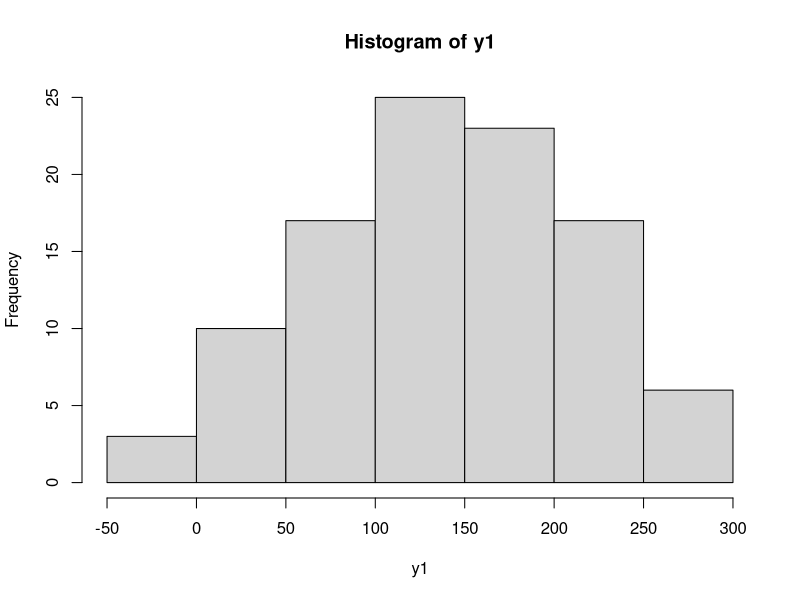
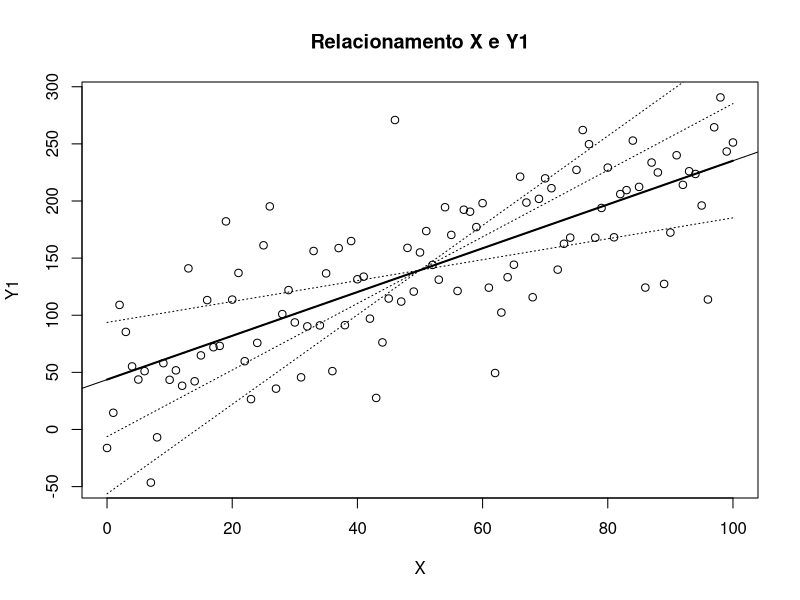
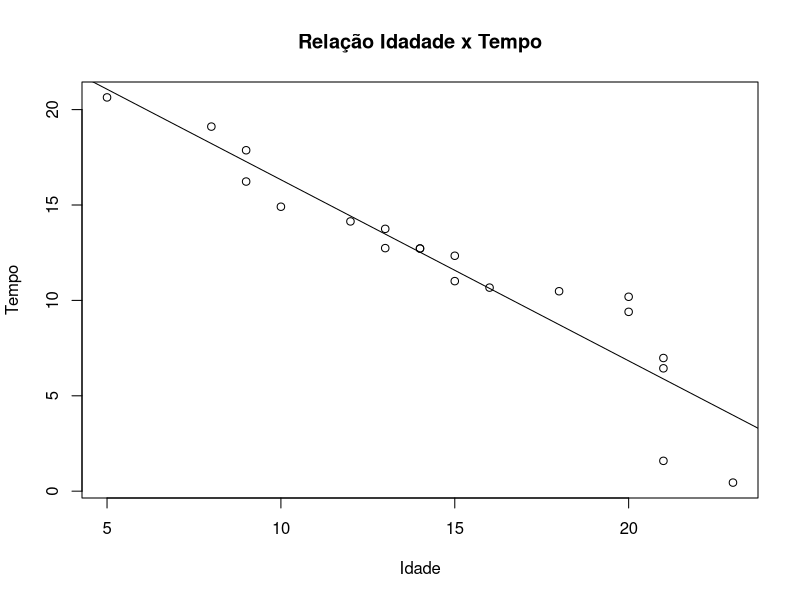
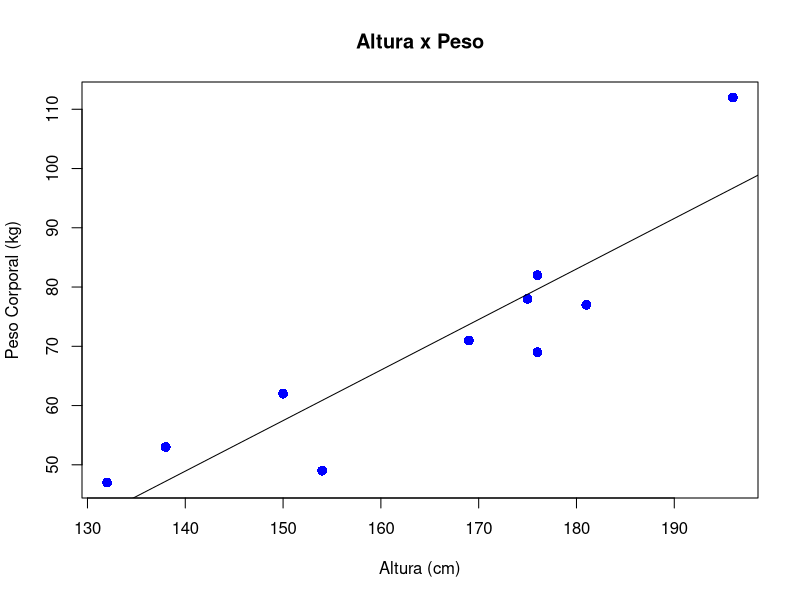
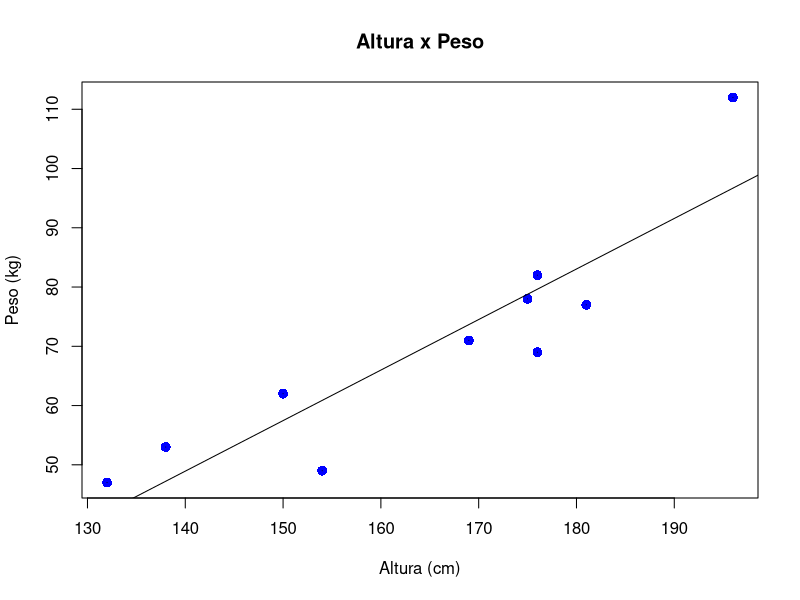
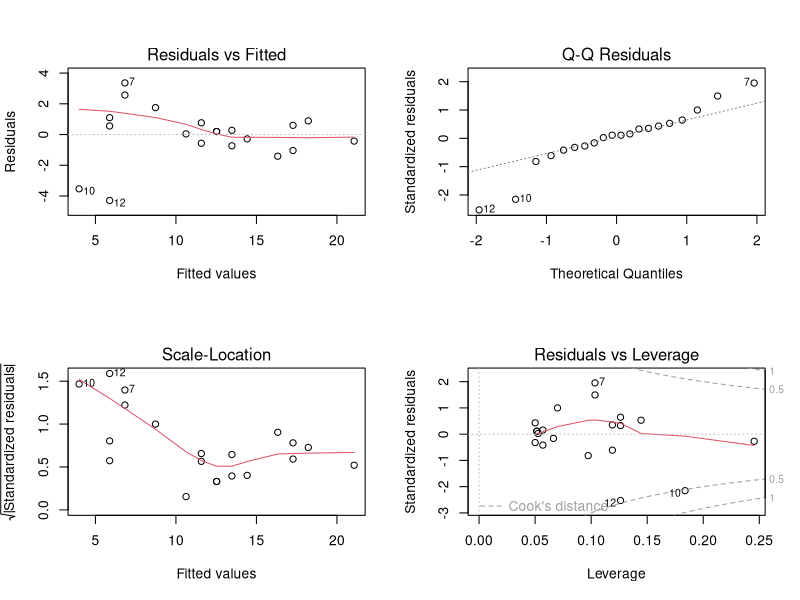

Recreate these plots in R, in order.
# Lista de Exercícios Parte 1 - Capítulo 11

## Exercício 1 - Massa de dados aleatória

# Criando a massa de dados (apesar de aleatória, y possui 
# uma relação com os dados de x)
x <- seq(0, 100)
y <- 2 * x + 35

# Imprimindo as variáveis
x
y

# Gerando uma distribuição normal
y1 <- y + rnorm(101, 0, 50)
y1
hist(y1)

# Crie um plot do relacionamento de x e y1

plot(x, y1, main = "Relacionamento X e Y1", xlab = "X", ylab = "Y1")

# Crie um modelo de regressão para as duas variáveis x e y1

?lm
regressao <- lm(y1 ~ x)

regressao

# Capture os coeficentes

a <- regressao$coefficients[1]
b <- regressao$coefficients[2]

a
b

# Fórmula de Regressão

y2 <- a + b*x

# Visualize a linha de regressão

abline(regressao)

lines(x,y2,lwd = 2)


# Simulando outras possíveis linhas de regressão
y3 <- (y2[51]-50*(b-1))+(b-1)*x
y4 <- (y2[51]-50*(b+1))+(b+1)*x
y5 <- (y2[51]-50*(b+2))+(b+2)*x
lines(x,y3,lty=3)
lines(x,y4,lty=3)
lines(x,y5,lty=3)


## Exercício 2 - Pesquisa sobre idade e tempo de reação

# Criando os dados
Idade <- c(9,13,14,21,15,18,20,8,14,23,16,21,10,12,20,
           9,13,5,15,21)

Tempo <- c(17.87,13.75,12.72,6.98,11.01,10.48,10.19,19.11,
           12.72,0.45,10.67,1.59,14.91,14.14,9.40,16.23,
           12.74,20.64,12.34,6.44)

# Crie um Gráfico de Dispersão (ScatterPlot)

plot(Idade, Tempo, main = "Relação Idadade x Tempo", xlab = "Idade", ylab = "Tempo")

# Crie um modelo de regressão

modelo <- lm(Tempo ~ Idade)

modelo

# Calcule a reta de regressão



# Crie o gráfico da reta

abline(modelo)

# Exercício 3 - Relação entre altura e peso

# Criando os dados
alturas = c(176, 154, 138, 196, 132, 176, 181, 169, 150, 175)
pesos = c(82, 49, 53, 112, 47, 69, 77, 71, 62, 78)

plot(alturas, pesos, pch = 16, cex = 1.3, col = "blue", 
     main = "Altura x Peso", 
     ylab = "Peso Corporal (kg)", 
     xlab = "Altura (cm)")

# Crie o modelo de regressão

modelo1 <- lm(pesos ~ alturas)

# Visualizando o modelo

modelo1

# Gere a linha de regressão

abline(modelo1)

# Faça as previsões de pesos com base na nova lista de alturas

alturas2 = data.frame(c(179, 152, 134, 197, 131, 178, 185, 162, 155, 172))

names(alturas2) <- c("altura")

a <- modelo1$coefficients[1]
b <- modelo1$coefficients[2]

y <- a + b*alturas2
View(y)

# Plot
plot(alturas, pesos, pch = 16, cex = 1.3, 
     col = "blue", 
     main = "Altura x Peso", 
     ylab = "Peso (kg)", 
     xlab = "Altura (cm)")

# Construindo a linha de regressão
abline(lm(pesos ~ alturas)) 

# Obtendo o tamanho de uma das amostras de dados
num <- length(alturas)
num

# Gerando um gráfico com os valores residuais
for (k in 1: num)  
  lines(c(alturas[k], alturas[k]), 
        c(pesos[k], pesos[k]))

# Gerando gráficos com a distribuição dos resíduos
par(mfrow = c(2,2))
plot(modelo)

